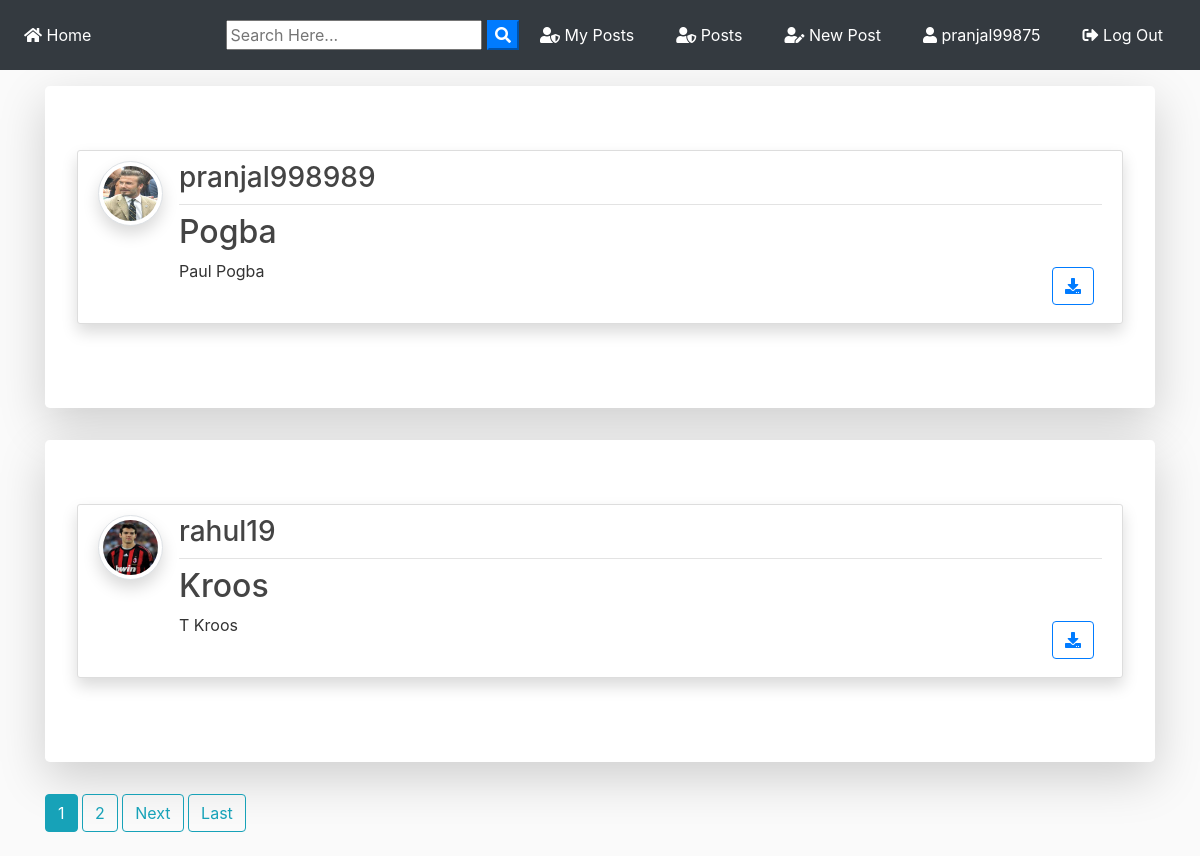
Page / (signed in) on the committed database.
### blog/models.py (models this page shows, shortened)
class Post(models.Model):
	title = models.CharField(max_length=100)
	file = models.FileField(null=True,blank=True,upload_to='Files')
	content = models.TextField()
	date_posted = models.DateTimeField(default=timezone.now)
	author = models.ForeignKey(User, on_delete=models.CASCADE)
	private = models.BooleanField()

### users/models.py (models this page shows, shortened)
class Profile(models.Model):
    user = models.OneToOneField(User, on_delete=models.CASCADE)
    image = models.ImageField(default='default.jpg', upload_to='profile_pics')

### blog/views.py (the view)
# urls.py: path('', PostListView.as_view(), name='blog-home'),
class PostListView(ListView):
    model = Post
    template_name = 'blog/home.html'  # <app>/<model>_<viewtype>.html
    context_object_name = 'posts'
    ordering = ['-date_posted']
    paginate_by = 4

### blog/templates/blog/home.html (shortened to what this page needs)
{% extends "blog/base.html" %}
{% block content %}
    {% for post in posts %}
      {% if post.private == False %}
      <div class="jumbotron mt-3 bg-white shadow-lg">
      <article class="media content-section shadow">
        <a href="{{ post.author.profile.image.url }} " target="_blank"> <img src="{{ post.author.profile.image.url }}  " alt="" class="article-img rounded-circle img-thumbnail img-fluid shadow">
        </a>
        <div class="media-body">
          <div class="article-metadata d-flex justify-content-between">
            <a class="mr-2 " href="{% url 'user-posts' post.author.username  %}"><h3>{{ post.author }}</h3></a>
          </div>
          <h2><a class="article-title text-justify " href="{% url 'post-detail' post.id %}">{{ post.title }}</a></h2>
          <div class="d-flex justify-content-between">
            <p class="article-content text-justify text-truncate overflow-hidden">{{ post.content }}</p>
            {% if post.file %}
          <div class="form-group mt-0 pt-0  m-2">
            <a class="btn btn-outline-primary  btn-d "  href="{{ post.file.url }}"  download type="submit"><i class="fas fa-download"></i></a>
          </div>
          {% endif %}
          </div>
        </div>
      </article>
      </div>
      {% endif %}
    {% endfor %}
    {% if is_paginated %}
      {% for num in page_obj.paginator.page_range %}
        {% if page_obj.number == num %}
          <a class="btn btn-info mb-4" href="?page={{ num }}">{{ num }}</a>
        {% elif num > page_obj.number|add:'-3' and num < page_obj.number|add:'3' %}
          <a class="btn btn-outline-info mb-4" href="?page={{ num }}">{{ num }}</a>
        {% endif %}
      {% endfor %}
      {% if page_obj.has_next %}
        <a class="btn btn-outline-info mb-4" href="?page={{ page_obj.next_page_number }}">Next</a>
        <a class="btn btn-outline-info mb-4" href="?page={{ page_obj.paginator.num_pages }}">Last</a>
      {% endif %}
    {% endif %}
{% endblock content %}

### blog/templates/blog/base.html (shortened to what this page needs)
{% load static %}
<!doctype html>
<html lang="en">
  <head>
    <link rel="stylesheet" href="https://stackpath.bootstrapcdn.com/bootstrap/4.3.1/css/bootstrap.min.css">
    <link rel="stylesheet" href="https://use.fontawesome.com/releases/v5.8.1/css/all.css" >
    <link rel="stylesheet" href="{% static 'blog/main.css' %}">
</head>
  <body>
        <nav class="navbar navbar-expand-lg navbar-dark bg-dark">
                <div class="collapse navbar-collapse" id="navbarSupportedContent">
                  <ul class="navbar-nav mr-auto">
                    <li class="nav-item active">
                      <a class="nav-link" href="{% url 'blog-home' %}"><i class="fas fa-home"></i> Home <span class="sr-only">(current)</span></a>
                    </li>
                  </ul>
                  <form id="searchform" action="{% url 'search' %}" method="get">
                  <input type="text" name="q" type="text" value="{{ request.GET.q }}" placeholder="Search Here..." />
                  <button type="button" onclick="searchform.submit()" class=" text-white my-color btn-primary"><i class="fa fa-search"></i></button>
                  </form>
                    {% if user.is_authenticated %}
                    <a href="{% url 'user-posts' user %}" class="btn text-white m-2"><i class="fas fa-user-shield"></i> My Posts</a>
                    <a href="{% url 'blog-home' %}" class="btn text-white m-2"><i class="fas fa-user-shield"></i> Posts</a>
                    <a href="{% url 'post-create' %} " class="btn text-white m-2"><i class="fas fa-user-edit"></i> New Post</a>
                    <a href="{% url 'profile' %} " class="btn text-white m-2"><i class="fas fa-user"></i> {{ user.username }}</a>
                    <a href="{% url 'logout' %} " class="btn text-white m-2"><i class="fas fa-sign-out-alt"></i> Log Out</a>
                    {% else %}
                    <a href="{% url 'login' %} " class="btn text-white m-2"><i class="fas fa-user-tie"></i> Log In</a>
                    <a href="{% url 'register' %} " class="btn text-white m-2"> <i class="fas fa-sign-in-alt"></i> Sign Up</a>
                    {% endif %}
                </div>
              </nav>
      <div class="container my-bg">
    {% block content %}
    {% endblock  %}
</div>
  </body>
</html>

### blog/static/blog/main.css (style rules this page uses)
body { background: #fafafa; color: #333333; margin-top: 0; }
h1, h2, h3, h4, h5, h6 { color: #444444; }
ul { margin: 0; }
.content-section { background: #ffffff; padding: 10px 20px; border: 1px solid #dddddd; border-radius: 3px; margin-bottom: 20px; }
.article-title { color: #444444; }
.article-content { white-space: pre-line; }
.article-img { height: 65px; width: 65px; margin-right: 16px; }
.article-metadata { padding-bottom: 1px; margin-bottom: 4px; border-bottom: 1px solid #e3e3e3 }

### rows in the picture
Post: author.profile.image (picture), author "pranjal998989", title "Pogba", content "Paul Pogba"
Post: author.profile.image (picture), author "rahul19", title "Kroos", content "T Kroos"

### other values in the picture
{{ user.username }} "pranjal99875"
{{ num }} "1"
{{ num }} "2"
